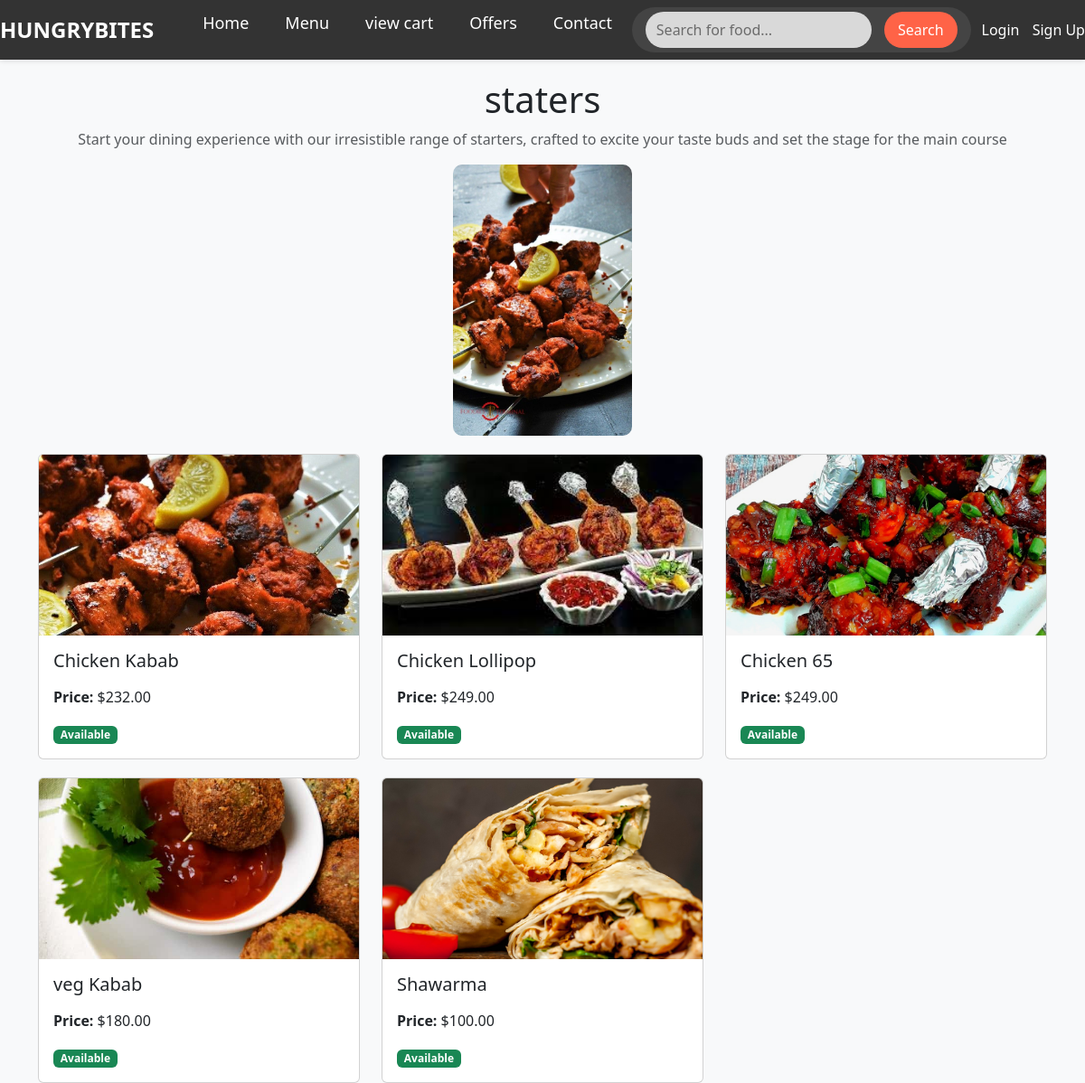
The page /category/staters/ on the database its author committed.
### Restaurants/models.py (models this page shows, shortened)
class Category(models.Model):
    cat_id=models.CharField(max_length=15,primary_key=True)
    name=models.CharField(max_length=100)
    description=models.TextField()
    images=models.ImageField(upload_to='category')

class FoodItem(models.Model):
    name = models.CharField(max_length=100)
    description = models.TextField(blank=True, null=True)
    restaurant = models.ForeignKey(Restaurant, on_delete=models.CASCADE,)
    price = models.DecimalField(max_digits=10, decimal_places=2)
    is_available = models.BooleanField(default=True)
    image = models.ImageField(upload_to='food_images/', blank=True, null=True)
    category_name = models.ForeignKey(Category, on_delete=models.CASCADE,)

### Restaurants/views.py (the view)
# urls.py: path('category/<str:category_id>/', category, name='category'),
def category(request,category_id):
    category_item = Category.objects.get(cat_id=category_id)
    fooditems = FoodItem.objects.filter(category_name_id=category_item)
    context = {'category': category_item, 'fooditems': fooditems}
    return render(request, 'category.html', context)

### template/category.html (shortened to what this page needs)
{% extends 'navbar.html' %}
     {% load static %}
     {% block content %}
    <link href="https://cdn.jsdelivr.net/npm/bootstrap@5.3.0-alpha1/dist/css/bootstrap.min.css" rel="stylesheet">
</head>
<body>
    <div class="container">
        <div class="category-header">
            <h1>{{ category.name }}</h1>
            <p class="text-muted">{{ category.description }}</p>
            {% if category.images %}
                <img src="{{ category.images.url }}" alt="{{ category.name }}" class="category-image">
            {% endif %}
        </div>
        <div class="row">
            {% for food in fooditems %}
                <div class="col-md-4 food-card">
                    <div class="card">
                        {% if food.image %}
                            <img src="{{ food.image.url }}" class="card-img-top" alt="{{ food.name }}">
                        {% else %}
                            <img src="https://via.placeholder.com/300x200?text=No+Image" class="card-img-top" alt="{{ food.name }}">
                        {% endif %}
                        <div class="card-body">
                            <h5 class="card-title">{{ food.name }}</h5>
                            <p class="card-text"><strong>Price:</strong> ${{ food.price }}</p>
                            {% if food.is_available %}
                                <span class="badge bg-success">Available</span>
                            {% else %}
                                <span class="badge bg-danger">Not Available</span>
                            {% endif %}
                        </div>
                    </div>
                </div>
            {% endfor %}
        </div>
    </div>
{% endblock %}

### template/navbar.html (shortened to what this page needs)
{% load static %}
<!DOCTYPE html>
<html lang="en">
<head>
    <link rel="stylesheet" href="{% static 'food_delivery/navbar.css' %}">
</head>
<body>
    <nav class="navbar">
        <div class="logo">
            <a href="{% url 'Restaurants:home' %}">HungryBites</a>
        </div>
        <ul class="nav-links">
            <li><a href="{% url 'Restaurants:home' %}">Home</a></li>
            <li><a href="{% url 'Restaurants:menu' %}">Menu</a>
            </li>
            <li><a href="{% url 'Cart:viewcart' %}">view cart</a></li>
            <li><a href="#">Offers</a>
            </li>
            <li><a href="{% url 'Accounts:contact' %}">Contact</a></li>
        </ul>
        <div class="search-container">
            <form action="{% url 'Restaurants:search' %}" method="get">
                <input type="text" placeholder="Search for food..." id="search-bar" name="search">
                <button id="search-btn">Search</button>
            </form>
        </div>
        <div class="auth-links">
            {% if user.is_authenticated %}
            <a href="{% url 'Accounts:profile' %}"  class="fas fa-sign-in-alt">Profile</a>
            <a href="{% url 'Accounts:logout' %}"  class="fas fa-sign-in-alt">Logout</a>
        {% else %}
            <a href="{% url 'Accounts:login' %}"  class="fas fa-sign-in-alt">Login</a>
            <a href="{% url 'Accounts:register' %}"  class="fas fa-sign-in-alt">Sign Up</a>
        {% endif %}
        </div>
    </nav>
    {% block content %}
    {% endblock %}
</body>
</html>

### static/food_delivery/navbar.css (style rules this page uses)
* { margin: 0; padding: 0; box-sizing: border-box; }
body { font-family: Arial, sans-serif; background-color: #f4f4f4; color: #333; transition: background-color 0.3s ease, color 0.3s ease; }
.navbar { display: flex; justify-content: space-between; align-items: center; background-color: #333; padding: 15px 20px; color: #fff; position: sticky; top: 0; z-index: 100; box-shadow: 0 2px 5px rgba(0, 0, 0, 0.1); transition: background-color 0.3s ease; }
.navbar .logo a { font-size: 24px; font-weight: bold; color: #fff; text-decoration: none; text-transform: uppercase; transition: color 0.3s ease; }
.navbar .nav-links { list-style-type: none; display: flex; }
.navbar .nav-links li { margin: 0 15px; position: relative; }
.navbar .nav-links li a { text-decoration: none; color: #fff; font-size: 18px; padding: 5px; transition: color 0.3s ease, transform 0.3s ease; }
.search-container { display: flex; align-items: center; background-color: #444; border-radius: 25px; padding: 5px 15px; transition: width 0.3s ease; }
.search-container input { border: none; padding: 8px 12px; border-radius: 20px; width: 250px; font-size: 16px; margin-right: 10px; background-color: #fff; color: #333; opacity: 0.8; transition: width 0.3s ease, opacity 0.3s ease; }
.search-container button { background-color: #ff6347; border: none; color: white; padding: 8px 15px; font-size: 16px; border-radius: 20px; cursor: pointer; transition: background-color 0.3s ease; }
.navbar .auth-links a { text-decoration: none; color: #fff; font-size: 16px; margin-left: 10px; transition: color 0.3s ease; }

### template/category.html (style rules this page uses)
body { background-color: #f8f9fa; }
.category-header { text-align: center; margin-top: 20px; }
.category-image { max-width: 300px; max-height: 300px; border-radius: 10px; }
.food-card { margin-top: 20px; }
.food-card img { height: 200px; object-fit: cover; }

### rows shown on the page
Category: name "staters", description "Start your dining experience with our irresistible range of starters, crafted to excite your taste buds and set the stage for the main course", images (picture)
FoodItem: image (picture), name "Chicken Kabab", price "232.00", is_available "Available"
FoodItem: image (picture), name "Chicken Lollipop", price "249.00", is_available "Available"
FoodItem: image (picture), name "Chicken 65", price "249.00", is_available "Available"
FoodItem: image (picture), name "veg Kabab", price "180.00", is_available "Available"
FoodItem: image (picture), name "Shawarma", price "100.00", is_available "Available"
